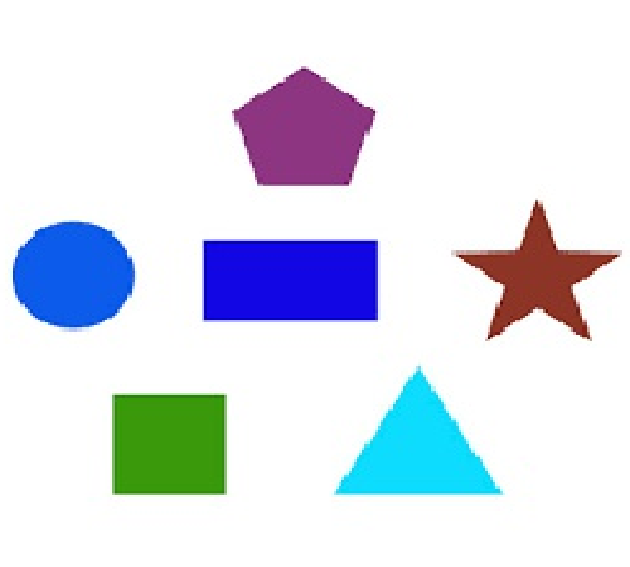
#> input picture shapes.png, 630 x 567 px
$ jupyter execute 13-Image-Contours.ipynb   (shell and % lines are left out)
#> lines starting #> are read from the running program, lines starting #| are printed output that depends on the picture; after the words box and inside, x2 and y2 are one past the last pixel; in counts of white or black regions, pixels touching at a corner belong together
[cell 1]
import numpy as np
import cv2
import matplotlib.pyplot as plt

[cell 2]
image = cv2.imread('shapes.png')
#> image is the input picture: shape (567, 630, 3); mean B, G, R 235.7, 224.5, 218.3
plt.imshow(image)

[cell 3]
#converting RGB image to Binary
gray_image = cv2.cvtColor(image,cv2.COLOR_BGR2GRAY)
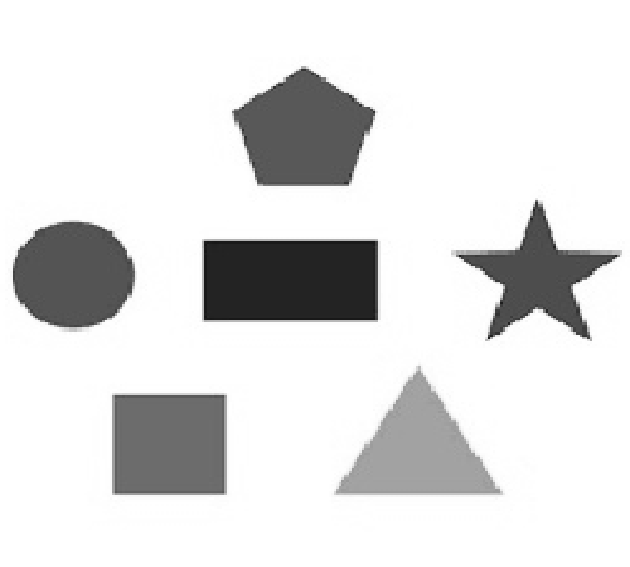
#> gray_image: shape (567, 630); min 21, max 255, mean 223.9
#plt.imshow(gray_image)

[cell 4]
ret,thresh = cv2.threshold(gray_image,127,255,0)
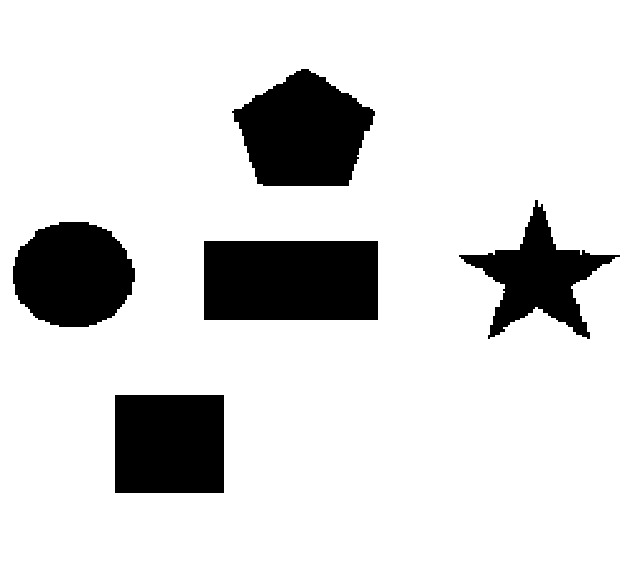
#> thresh: shape (567, 630); 84.9% white; 5 black regions
#calculate the contours from binary image
contours,hierarchy = cv2.findContours(thresh,cv2.RETR_TREE,cv2.CHAIN_APPROX_SIMPLE)
#> contours = 6 contours; box (x1, y1, x2, y2) and area: (0, 0, 630, 567) 356014, (203, 240, 379, 321) 13998, (231, 68, 376, 187) 11872, (114, 394, 225, 494) 10888, (12, 221, 136, 328) 10240, (458, 199, 621, 340) 8342

[cell 5]
with_contours = cv2.drawContours(image,contours,-1,(0,255,0),3)
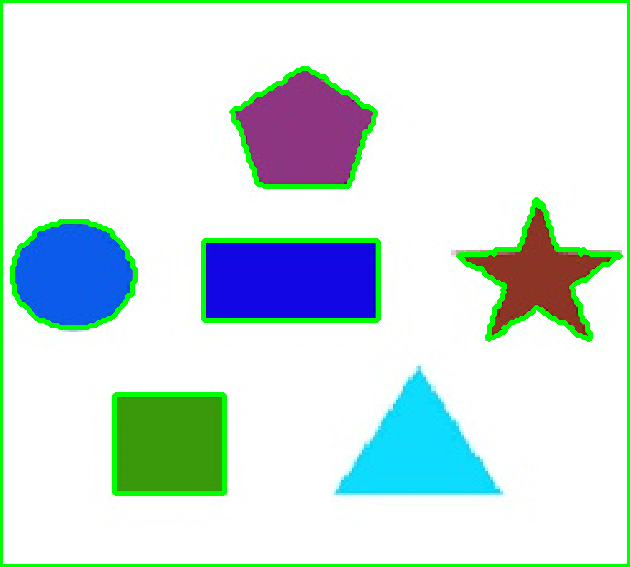
#> with_contours: shape (567, 630, 3); mean B, G, R 224.9, 227.8, 208.1
plt.imshow(with_contours)

$ run again, with index.png copied over shapes.png
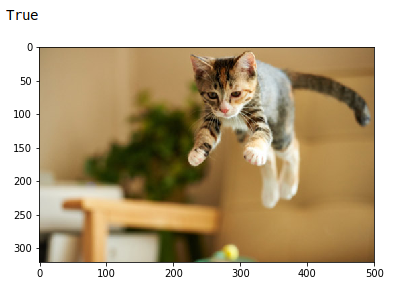
#> input picture index.png, 414 x 293 px
#> image is the input picture: shape (293, 414, 3); mean B, G, R 151.1, 178.6, 194.6
#> `ret,thresh = cv2.threshold(gray_image,127,255,0)`:
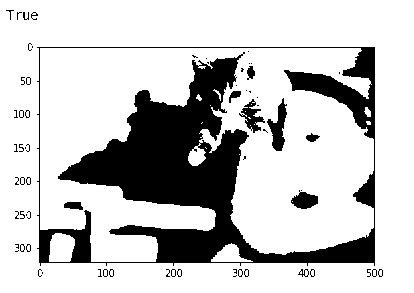
#> thresh: shape (293, 414); 78.1% white; 67 black regions (56 under 20 px)
#> contours = 188 contours, 166 with area under 20; largest, box (x1, y1, x2, y2) and area: (0, 0, 414, 293) 120596, (36, 46, 376, 267) 73179, (40, 48, 374, 262) 45864, (49, 233, 75, 262) 589, (266, 97, 288, 152) 564
#> `with_contours = cv2.drawContours(image,contours,-1,(0,255,0),3)`:
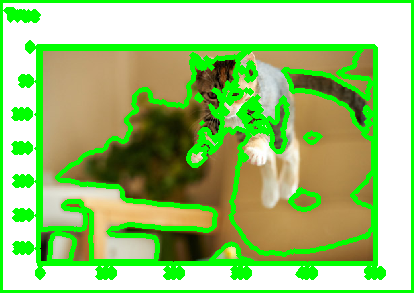
#> with_contours: shape (293, 414, 3); mean B, G, R 118.9, 196.2, 153.5
